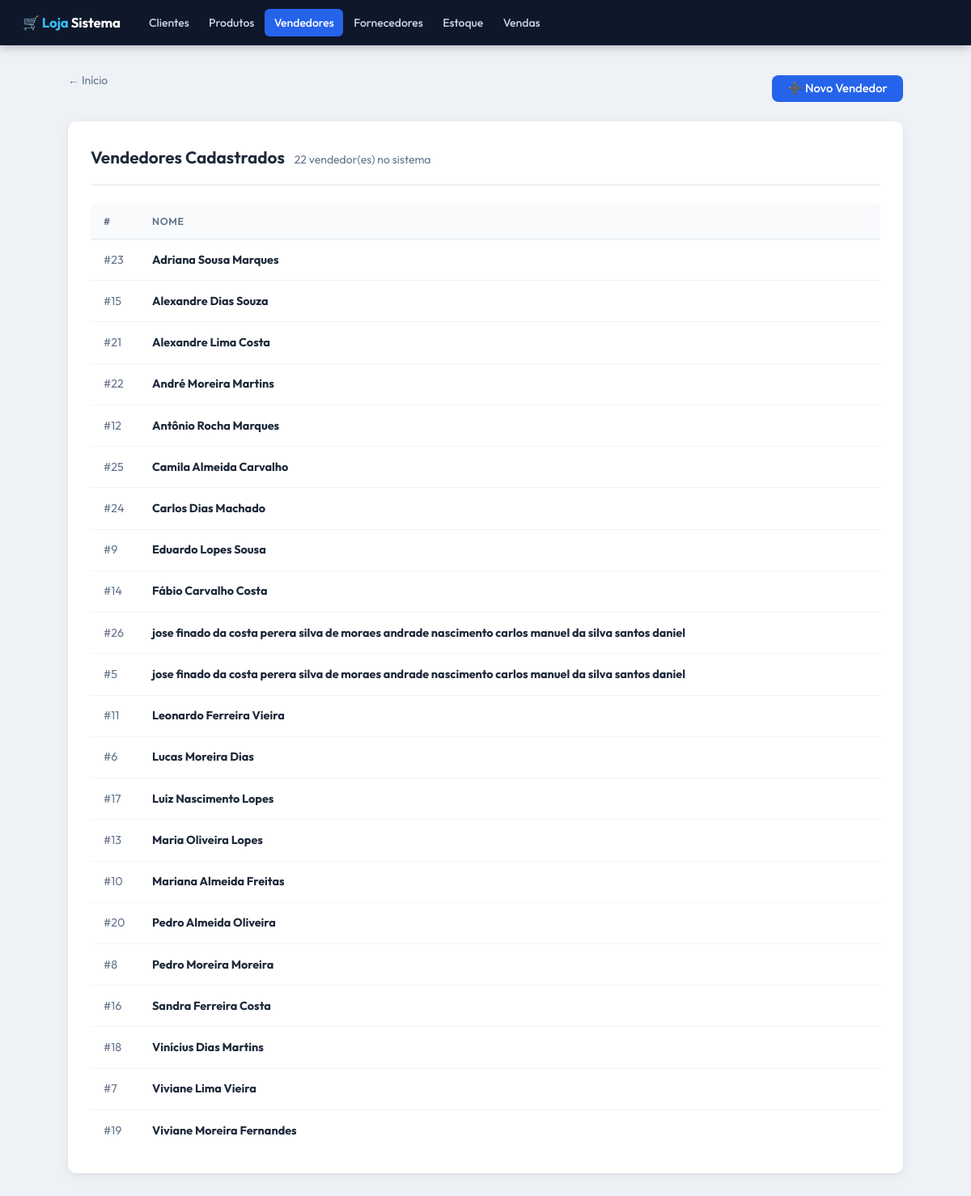
Page /vendedor/listar.php (signed in) on the committed database.
### tables this page shows
CREATE TABLE `vendedor` (
  `id` int(11) NOT NULL,
  `nome` varchar(100) NOT NULL
);

### vendedor/listar.php (the view, shortened to what this page needs)
<!DOCTYPE html>
<html lang="pt-BR">
<head>
  <link rel="stylesheet" href="../estilo.css">
</head>
<body>
<nav class="navbar">
  <a href="../index.php" class="nav-brand">🛒 <span class="destaque">Loja</span> Sistema</a>
  <div class="nav-links">
    <a href="../cliente/cadastrar.php">Clientes</a>
    <a href="../produto/cadastrar.php">Produtos</a>
    <a href="../vendedor/cadastrar.php" class="ativo">Vendedores</a>
    <a href="../fornecedor/cadastrar.php">Fornecedores</a>
    <a href="../estoque/entrada.php">Estoque</a>
    <a href="../venda/vender.php">Vendas</a>
  </div>
</nav>
<?php
include("../conexao.php");
$vendedores = $pdo->query("SELECT * FROM vendedor ORDER BY nome")->fetchAll();
?>
<div class="container-largo">
  <div style="display:flex; justify-content:space-between; align-items:center; margin-bottom:1.25rem">
    <a href="../index.php" class="link-voltar">← Início</a>
    <a href="cadastrar.php" class="btn btn-primario">➕ Novo Vendedor</a>
  </div>
  <div class="card">
    <div class="card-topo">
      <h2>Vendedores Cadastrados</h2>
      <p><?= count($vendedores) ?> vendedor(es) no sistema</p>
    </div>
    <?php if (empty($vendedores)): ?>
      <div class="estado-vazio">
        <div class="icone">🧑‍💼</div>
        <p>Nenhum vendedor cadastrado ainda.</p>
        <a href="cadastrar.php" class="btn btn-primario" style="margin-top:1rem">Cadastrar o primeiro</a>
      </div>
    <?php else: ?>
      <div class="tabela-wrapper">
        <table>
          <thead>
            <tr>
              <th>#</th>
              <th>Nome</th>
            </tr>
          </thead>
          <tbody>
            <?php foreach ($vendedores as $v): ?>
              <tr>
                <td style="color:var(--text-muted); width:60px">#<?= $v['id'] ?></td>
                <td><strong><?= htmlspecialchars($v['nome']) ?></strong></td>
              </tr>
            <?php endforeach; ?>
          </tbody>
        </table>
      </div>
    <?php endif; ?>
  </div>
</div>
</body>
</html>

### estilo.css (style rules this page uses)
:root { --bg: #eef2f7; --surface: #ffffff; --nav-bg: #0f172a; --nav-text: #cbd5e1; --nav-hover: rgba(255,255,255,0.08); --primary: #2563eb; --primary-dark: #1d4ed8; --primary-light: #dbeafe; --success: #10b981; --success-light: #d1fae5; --danger: #ef4444; --danger-light: #fee2e2; --warning: #f59e0b; --warning-light: #fef3c7; --text: #1e293b; --text-muted: #64748b; --border: #e2e8f0; --radius: 0.625rem; --shadow: 0 1px 3px rgba(0,0,0,0.07), 0 4px 16px rgba(0,0,0,0.05); --shadow-md: 0 4px 12px rgba(0,0,0,0.08), 0 1px 3px rgba(0,0,0,0.05); }
*, *::before, *::after { box-sizing: border-box; margin: 0; padding: 0; }
body { font-family: 'Outfit', sans-serif; background: var(--bg); color: var(--text); min-height: 100vh; line-height: 1.6; }
.navbar { background: var(--nav-bg); padding: 0 1.75rem; height: 3.5rem; display: flex; align-items: center; gap: 1.5rem; position: sticky; top: 0; z-index: 100; box-shadow: 0 2px 12px rgba(0,0,0,0.25); }
.nav-brand { color: #fff; font-weight: 700; font-size: 1.05rem; text-decoration: none; white-space: nowrap; letter-spacing: -0.01em; }
.nav-brand .destaque { color: #38bdf8; }
.nav-links { display: flex; gap: 0.125rem; flex-wrap: wrap; }
.nav-links a { color: var(--nav-text); text-decoration: none; padding: 0.375rem 0.7rem; border-radius: 0.375rem; font-size: 0.875rem; font-weight: 500; transition: background 0.15s, color 0.15s; }
.nav-links a.ativo { background: var(--primary); color: #fff; }
.container-largo { max-width: 1080px; margin: 2rem auto; padding: 0 1.5rem; }
.card { background: var(--surface); border-radius: var(--radius); box-shadow: var(--shadow); padding: 1.75rem; margin-bottom: 1.5rem; }
.card-topo { margin-bottom: 1.5rem; padding-bottom: 1rem; border-bottom: 1px solid var(--border); display: flex; align-items: baseline; gap: 0.75rem; flex-wrap: wrap; }
.card-topo h2 { font-size: 1.3rem; font-weight: 650; color: var(--text); }
.card-topo p { color: var(--text-muted); font-size: 0.875rem; }
.btn { display: inline-flex; align-items: center; gap: 0.4rem; padding: 0.575rem 1.2rem; border: none; border-radius: 0.5rem; font-family: 'Outfit', sans-serif; font-size: 0.925rem; font-weight: 500; cursor: pointer; text-decoration: none; transition: all 0.15s; line-height: 1; white-space: nowrap; }
.btn-primario { background: var(--primary); color: white; }
.tabela-wrapper { overflow-x: auto; }
table { width: 100%; border-collapse: collapse; font-size: 0.9rem; }
thead th { background: #f8fafc; color: var(--text-muted); font-weight: 600; font-size: 0.78rem; text-transform: uppercase; letter-spacing: 0.05em; padding: 0.7rem 1rem; text-align: left; border-bottom: 1px solid var(--border); }
tbody td { padding: 0.85rem 1rem; border-bottom: 1px solid #f1f5f9; color: var(--text); vertical-align: middle; }
tbody tr:last-child td { border-bottom: none; }
.link-voltar { display: inline-flex; align-items: center; gap: 0.35rem; color: var(--text-muted); font-size: 0.875rem; text-decoration: none; margin-bottom: 1.25rem; transition: color 0.15s; }

### rows in the picture
vendedor: id "23", nome "Adriana Sousa Marques"
vendedor: id "15", nome "Alexandre Dias Souza"
vendedor: id "21", nome "Alexandre Lima Costa"
vendedor: id "22", nome "André Moreira Martins"
vendedor: id "12", nome "Antônio Rocha Marques"
vendedor: id "25", nome "Camila Almeida Carvalho"
vendedor: id "24", nome "Carlos Dias Machado"
vendedor: id "9", nome "Eduardo Lopes Sousa"
vendedor: id "14", nome "Fábio Carvalho Costa"
vendedor: id "26", nome "jose finado da costa perera silva de moraes andrade nascimento carlos manuel da silva santos daniel"
vendedor: id "5", nome "jose finado da costa perera silva de moraes andrade nascimento carlos manuel da silva santos daniel"
vendedor: id "11", nome "Leonardo Ferreira Vieira"
vendedor: id "6", nome "Lucas Moreira Dias"
vendedor: id "17", nome "Luiz Nascimento Lopes"
vendedor: id "13", nome "Maria Oliveira Lopes"
vendedor: id "10", nome "Mariana Almeida Freitas"
vendedor: id "20", nome "Pedro Almeida Oliveira"
vendedor: id "8", nome "Pedro Moreira Moreira"
vendedor: id "16", nome "Sandra Ferreira Costa"
vendedor: id "18", nome "Vinícius Dias Martins"
vendedor: id "7", nome "Viviane Lima Vieira"
vendedor: id "19", nome "Viviane Moreira Fernandes"

### other values in the picture
count($vendedores) "22"
